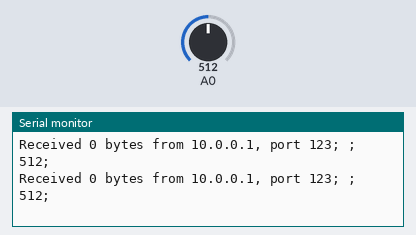
A sketch run on a simulated ESP8266 (NodeMCU). Parts: the last lines printed to the serial monitor. Inputs (shaded band) come from the test bench; at power-on: A0 = 512. WiFi joins after 1.5 s; servers stay silent unless stated.

Above: at 2.7 s.
2.8 s: A0 set to 108
At 3.6 s:
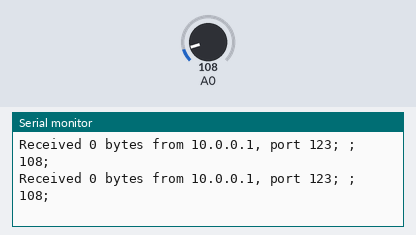
5.8 s: A0 set to 93
At 6.4 s:
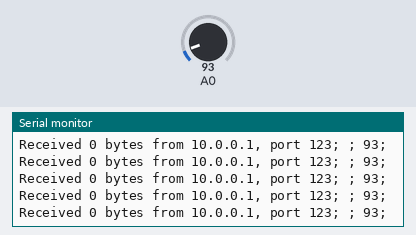
Timing chart, 0 to 8.8 s (numbered marks = the images above; inputs shaded):
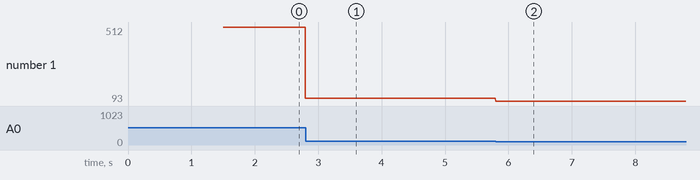

The sketch:

Udp_Network_Observer.ino
```cpp
#include <ESP8266WiFi.h>
#include <WiFiUdp.h>

//const char* ssid = "MERCURY_2.4G_0122";
//const char* password = "hch4pw7n";
//const char* ssid = "Hieu Thao 2,4g";
//const char* password = "0944012555";
//const char* ssid = "HUAWEI_ADDD";
//const char* password = "YG0A94HM7B2";
const char* ssid = "GCS";
const char* password = "hmt12345";
int pinReading = 0;

WiFiUDP Udp;
unsigned int localUdpPort = 4210;  // local port to listen on
char incomingPacket[255];  // buffer for incoming packets
char  replyPacket[] = "!,";  // a reply string to send back "Hi there! Analog reading = "

IPAddress laptop(192,168,75,225);
IPAddress linhkien_3m(192,168,1,103);
IPAddress lolin(192,168,1,100);
IPAddress lolin_2(192,168,1,102);

void setup()
{
  Serial.begin(115200);
  Serial.println();

  Serial.printf("Connecting to %s ", ssid);
  WiFi.begin(ssid, password);
  while (WiFi.status() != WL_CONNECTED)
  {
    delay(500);
    Serial.print(".");
  }
  Serial.println(" connected");

  Udp.begin(localUdpPort);
  Serial.printf("Now listening at IP %s, UDP port %d\n", WiFi.localIP().toString().c_str(), localUdpPort);
}


void loop()
{
    int packetSize = Udp.parsePacket();
    // receive incoming UDP packets
    Serial.printf("Received %d bytes from %s, port %d", packetSize, Udp.remoteIP().toString().c_str(), Udp.remotePort());
    Serial.print("; ");
    int len = Udp.read(incomingPacket, 255);
    if (len > 0)
    //{
    //  incomingPacket[len] = 0;
    //}
    Serial.printf("UDP packet contents: %s\n", incomingPacket);
    Serial.print("; ");
    //Serial.print(Udp.remoteIP());
    //Serial.print("; ");
    //Serial.print(Udp.remotePort());
    //Serial.print("; ");


    // send back a reply, to the IP address and port we got the packet from
    pinReading = analogRead(A0);
    int digit_4 = pinReading/1000;
    int digit_3 = (pinReading - (digit_4*1000))/100;
    int digit_2 = (pinReading - (digit_4*1000)-(digit_3*100))/10;
    int digit_1 = pinReading - (digit_4*1000)-(digit_3*100) - (digit_2*10);
    digit_4 = digit_4 + 48;
    digit_3 = digit_3 + 48;
    digit_2 = digit_2 + 48;
    digit_1 = digit_1 + 48;
    Serial.print(pinReading);
    Serial.print("; ");

    Udp.beginPacket(laptop, 6038);
    Udp.write(replyPacket);
    //Udp.write(digit_4);
    Udp.write(digit_3);
    Udp.write(digit_2);
    Udp.write(digit_1);
    Udp.endPacket();
    Serial.println();
}
```

Measured:
- after the input at 2.8 s, the serial monitor: prints a new line at once (image 1)
- after the input at 5.8 s, the serial monitor: prints a new line at once (image 2)
- plotted number 1: 108 → 93 after the input at 2.8 s
